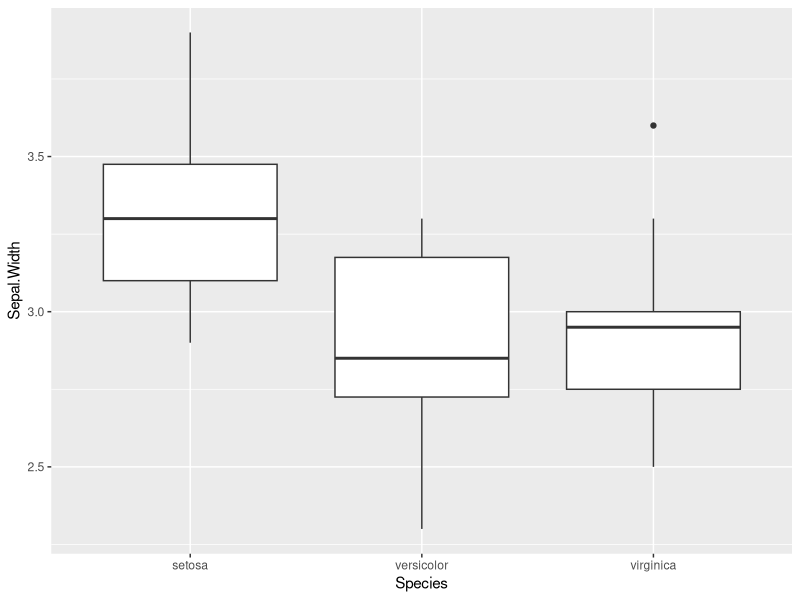
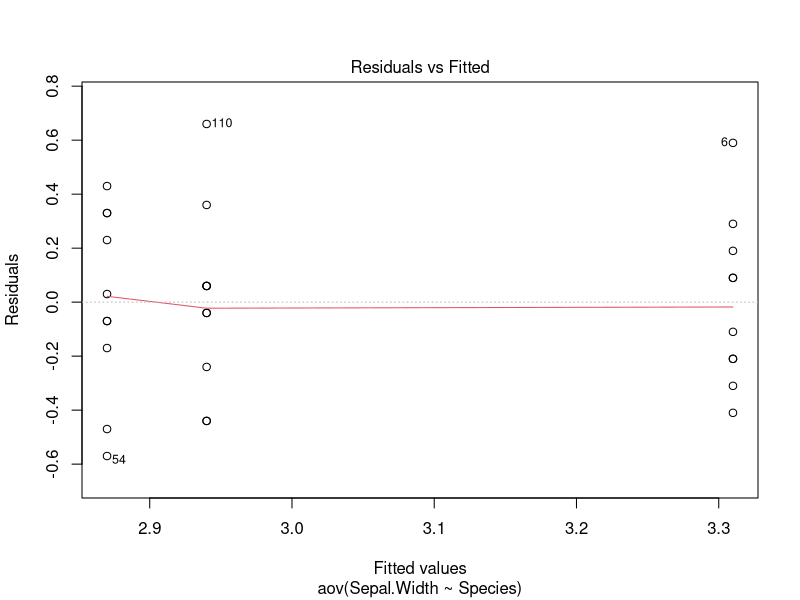
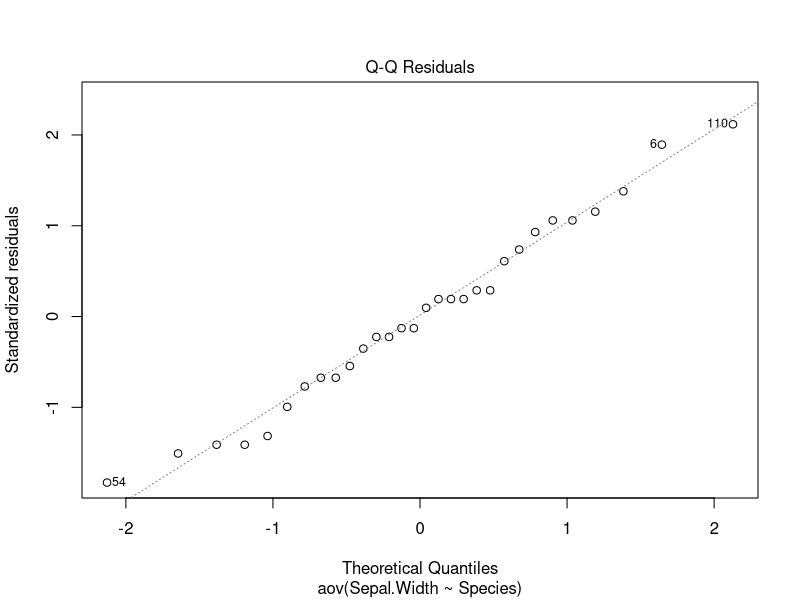
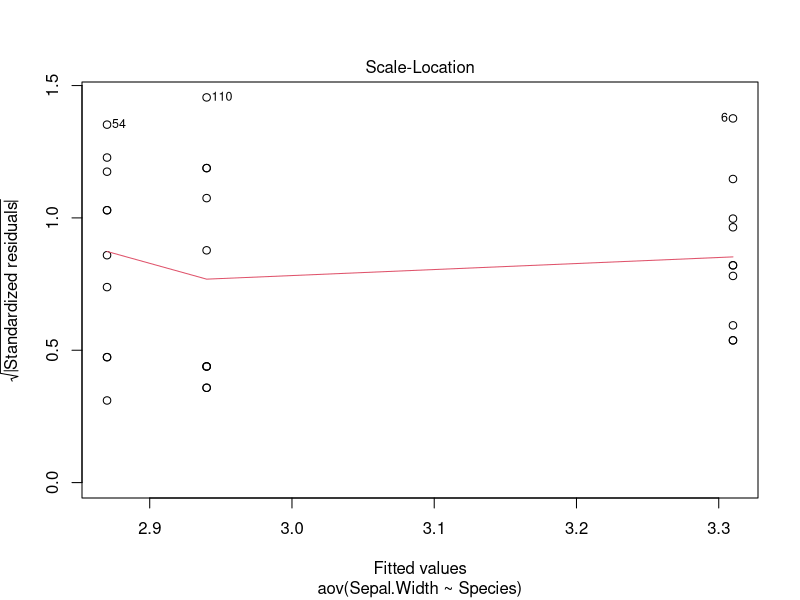
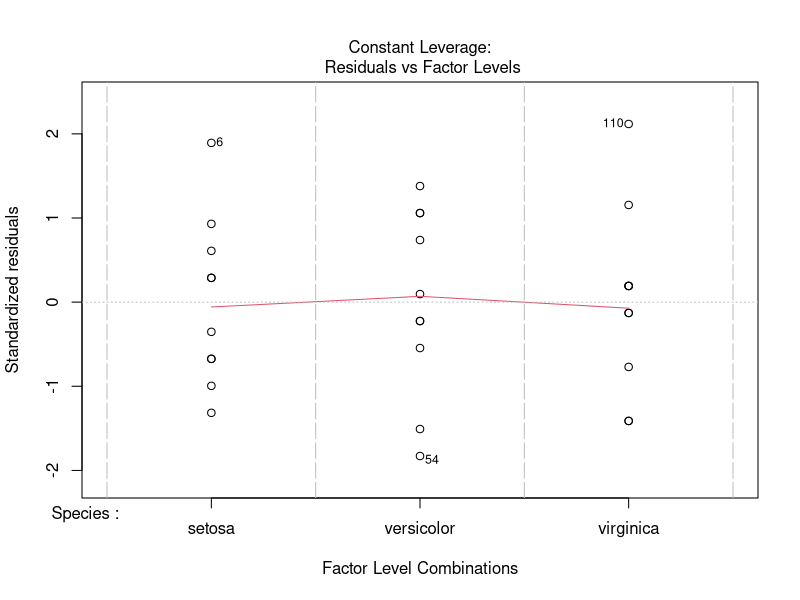
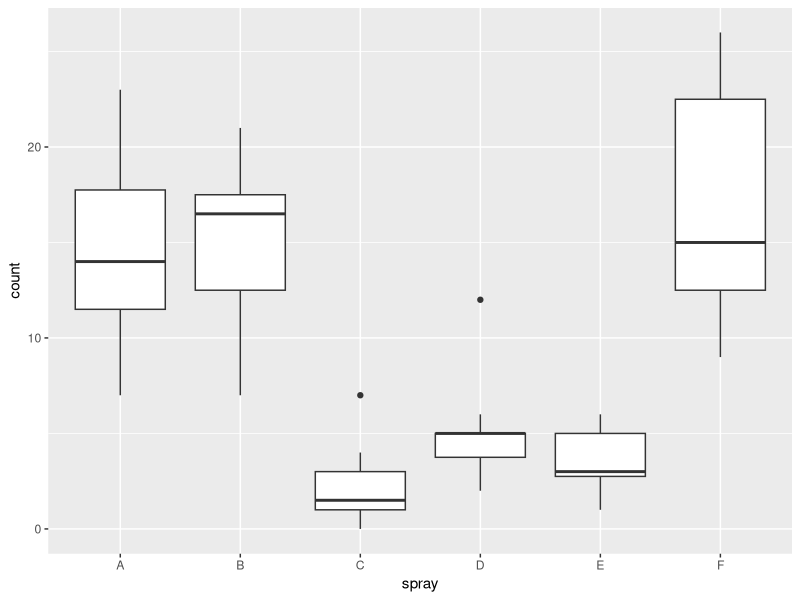
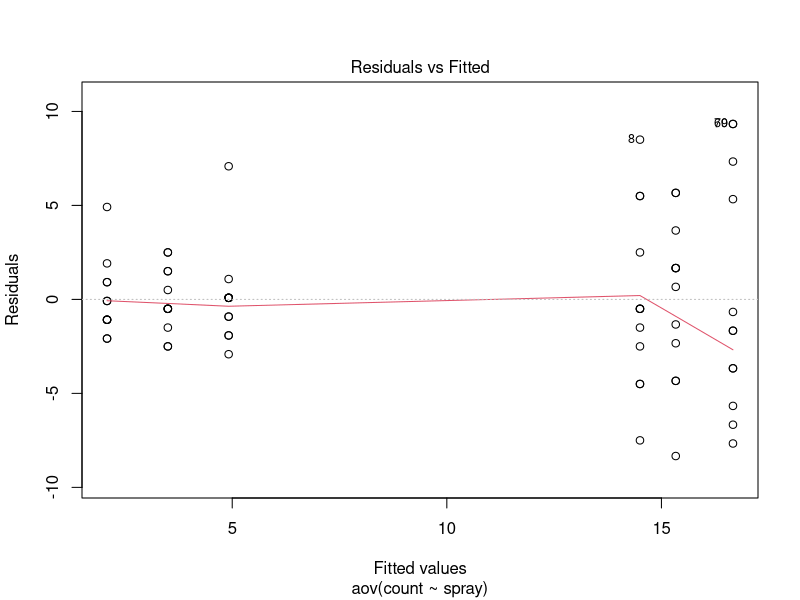
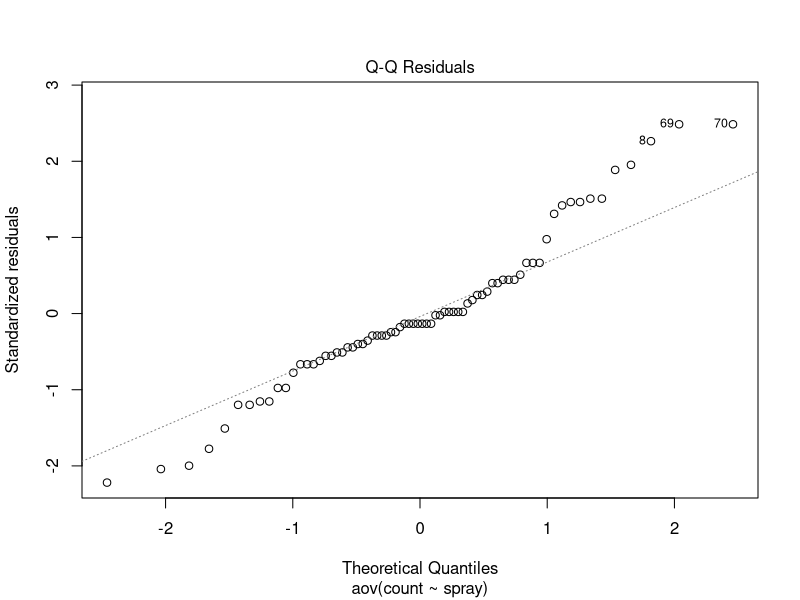

These figures' R source, in order:
## ---- chunk 1
knitr::opts_chunk$set(echo = TRUE)
library(ggplot2)
library(cowplot)
## ---- chunk 2
# Data
x <- c(12, 17, 16, 18, 11, 26)
n <- sum(x) # total

# Theoretical probabilities
p <- rep(1/6, 6)

# Calculate chi-squared statistic
khi2 <- sum((x - n*p)^2 / (n*p))
khi2

pchisq(khi2, df = 5)
## ---- chunk 3
chisq.test(x, p = p)
## ---- chunk 4
# rbind creates a matrix by binding vectors as rows
survie <- rbind(c(29, 11, 12), c(31, 29, 38)) 
rownames(survie) <- c("dead", "alive")
colnames(survie) <- c("ABBA", "PIGL", "PIMA")
survie
## ---- chunk 5
chisq.test(survie)
## ---- chunk 6
khi2 <- chisq.test(survie)
khi2$expected
khi2$residuals
## ---- chunk 7
tab <- matrix(c(4, 6, 8, 2), nrow = 2)
tab
chisq.test(tab)
fisher.test(tab)
## ---- chunk 8
iris_ech <- iris[c(1:10, 51:60, 101:110), ]
ggplot(iris_ech, aes(x = Species, y = Sepal.Width)) +
    geom_boxplot()
## ---- chunk 9
anova1 <- aov(Sepal.Width ~ Species, data = iris_ech) 
summary(anova1)
## ---- chunk 10
plot(anova1)
## ---- chunk 11
coef(anova1)
## ---- chunk 12
library(dplyr)
iris_2sp <- filter(iris_ech, Species != "setosa")
anova2 <- aov(Sepal.Width ~ Species, data = iris_2sp)
summary(anova2)
coef(anova2)

t.test(Sepal.Width ~ Species, data = iris_2sp, var.equal = TRUE)
## ---- chunk 13
ggplot(InsectSprays, aes(x = spray, y = count)) + 
    geom_boxplot()
## ---- chunk 14
anova3 <- aov(count ~ spray, InsectSprays)
plot(anova3, which = 1:2)
## ---- chunk 15
anova3_racine <- aov(sqrt(count) ~ spray, InsectSprays)
plot(anova3_racine, which = 1:2)
## ---- chunk 16
summary(anova3_racine)
## ---- chunk 17
anova1 <- aov(Sepal.Width ~ Species, data = iris_ech) 
tukey1 <- TukeyHSD(anova1)
tukey1
## ---- chunk 18
plot(tukey1)
